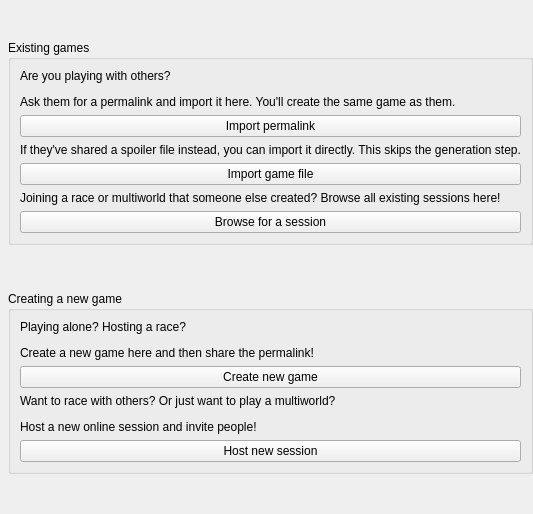
          <widget class="QWidget" name="tab_play">
           <attribute name="title">
            <string>Play</string>
           </attribute>
           <layout class="QVBoxLayout" name="play_layout">
            <property name="leftMargin">
             <number>8</number>
            </property>
            <property name="topMargin">
             <number>0</number>
            </property>
            <property name="rightMargin">
             <number>0</number>
            </property>
            <property name="bottomMargin">
             <number>0</number>
            </property>
            <item>
             <spacer name="play_top_spacer">
              <property name="orientation">
               <enum>Qt::Vertical</enum>
              </property>
              <property name="sizeHint" stdset="0">
               <size>
                <width>20</width>
                <height>40</height>
               </size>
              </property>
             </spacer>
            </item>
            <item>
             <widget class="QGroupBox" name="play_existing_permalink_group">
              <property name="title">
               <string>Existing games</string>
              </property>
              <layout class="QGridLayout" name="play_existing_permalink_layout">
               <item row="0" column="0">
                <widget class="QLabel" name="import_permalink_label">
                 <property name="text">
                  <string>&lt;html&gt;&lt;head/&gt;&lt;body&gt;&lt;p&gt;Are you playing with others?&lt;/p&gt;&lt;p&gt;Ask them for a permalink and import it here. You'll create the same game as them.&lt;/p&gt;&lt;/body&gt;&lt;/html&gt;</string>
                 </property>
                </widget>
               </item>
               <item row="2" column="0">
                <widget class="QLabel" name="import_game_file_label">
                 <property name="text">
                  <string>If they've shared a spoiler file instead, you can import it directly. This skips the generation step.</string>
                 </property>
                </widget>
               </item>
               <item row="4" column="0">
                <widget class="QLabel" name="browse_sessions_label">
                 <property name="text">
                  <string>&lt;html&gt;&lt;head/&gt;&lt;body&gt;&lt;p&gt;Joining a race or multiworld that someone else created? Browse all existing sessions here!&lt;/p&gt;&lt;/body&gt;&lt;/html&gt;</string>
                 </property>
                 <property name="wordWrap">
                  <bool>true</bool>
                 </property>
                </widget>
               </item>
               <item row="1" column="0">
                <widget class="QPushButton" name="import_permalink_button">
                 <property name="text">
                  <string>Import permalink</string>
                 </property>
                </widget>
               </item>
               <item row="3" column="0">
                <widget class="QPushButton" name="import_game_file_button">
                 <property name="text">
                  <string>Import game file</string>
                 </property>
                </widget>
               </item>
               <item row="5" column="0">
                <widget class="QPushButton" name="browse_sessions_button">
                 <property name="text">
                  <string>Browse for a session</string>
                 </property>
                </widget>
               </item>
              </layout>
             </widget>
            </item>
            <item>
             <spacer name="play_middle_spacer">
              <property name="orientation">
               <enum>Qt::Vertical</enum>
              </property>
              <property name="sizeHint" stdset="0">
               <size>
                <width>20</width>
                <height>40</height>
               </size>
              </property>
             </spacer>
            </item>
            <item>
             <widget class="QGroupBox" name="play_new_game_group">
              <property name="title">
               <string>Creating a new game</string>
              </property>
              <layout class="QGridLayout" name="play_new_permalink_layout">
               <item row="2" column="0">
                <widget class="QLabel" name="host_new_game_label">
                 <property name="text">
                  <string>&lt;html&gt;&lt;head/&gt;&lt;body&gt;&lt;p&gt;Want to race with others? Or just want to play a multiworld?&lt;/p&gt;&lt;p&gt;Host a new online session and invite people!&lt;/p&gt;&lt;/body&gt;&lt;/html&gt;</string>
                 </property>
                 <property name="wordWrap">
                  <bool>true</bool>
                 </property>
                </widget>
               </item>
               <item row="0" column="0">
                <widget class="QLabel" name="create_new_seed_label">
                 <property name="text">
                  <string>&lt;html&gt;&lt;head/&gt;&lt;body&gt;&lt;p&gt;Playing alone? Hosting a race?&lt;/p&gt;&lt;p&gt;Create a new game here and then share the permalink!&lt;/p&gt;&lt;/body&gt;&lt;/html&gt;</string>
                 </property>
                </widget>
               </item>
               <item row="1" column="0">
                <widget class="QPushButton" name="create_new_seed_button">
                 <property name="text">
                  <string>Create new game</string>
                 </property>
                </widget>
               </item>
               <item row="3" column="0">
                <widget class="QPushButton" name="host_new_game_button">
                 <property name="text">
                  <string>Host new session</string>
                 </property>
                </widget>
               </item>
              </layout>
             </widget>
            </item>
            <item>
             <spacer name="play_bottom_spacer">
              <property name="orientation">
               <enum>Qt::Vertical</enum>
              </property>
              <property name="sizeHint" stdset="0">
               <size>
                <width>20</width>
                <height>40</height>
               </size>
              </property>
             </spacer>
            </item>
           </layout>
          </widget>
